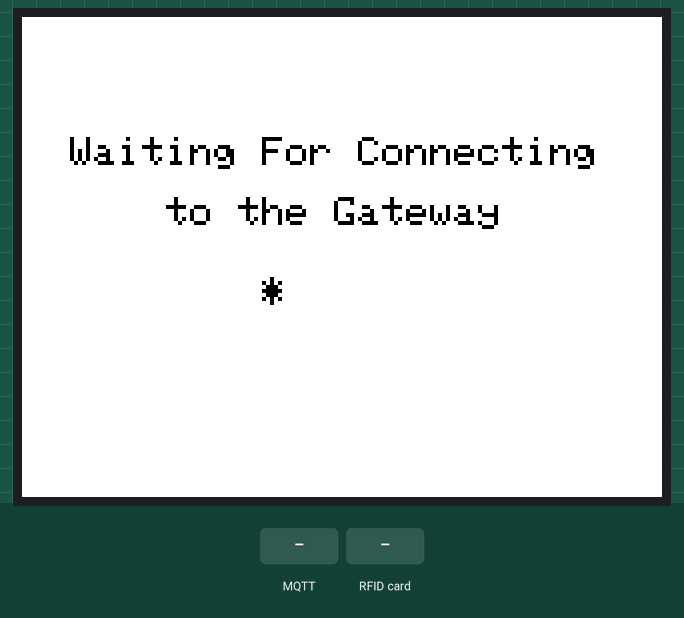
Recording of a sketch running on a simulated Arduino Mega 2560, built with avr-gcc and run on an emulated ATmega2560. Parts: 320×240 colour display. The inputs (shaded band) are chosen by the test bench. No MQTT or app messages arrive unless stated; what the sketch prints to the serial monitor is not drawn.

Above: at 1.6 s.
1.7 s: MQTT message "1" arrives on the first subscribed topic
At 2.9 s:
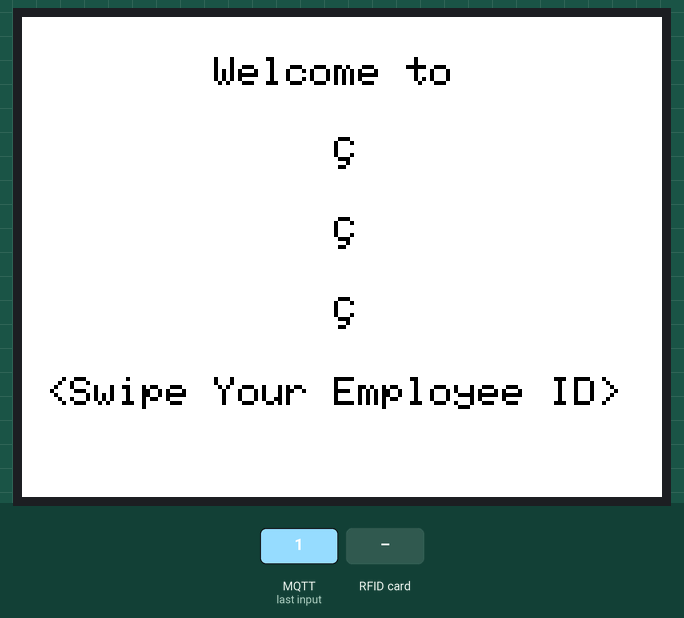
3.2 s: RFID card 5E 7A 19 C4 held to the reader
Timing chart, 0 to 6.2 s (numbered marks = the images above; inputs shaded):
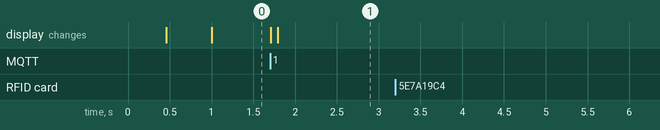

The sketch:

Display_19.3.16.ino
```cpp
// Library For Ethernet Shield
#include<SPI.h>
#include<Ethernet.h>
#include<PubSubClient.h>
#include <ArduinoJson.h>
#include <MFRC522.h>
// Library For TFT Lcd
#include <SPFD5408_Adafruit_GFX.h>
#include <SPFD5408_Adafruit_TFTLCD.h>
#include <SPFD5408_TouchScreen.h>
                    /******TFT LCD STUFF *******/
#if defined(__SAM3X8E__)
    #undef __FlashStringHelper::F(string_literal)
    #define F(string_literal) string_literal
#endif

#define YP A3  // must be an analog pin, use "An" notation!
#define XM A2  // must be an analog pin, use "An" notation!
#define YM 9   // can be a digital pin
#define XP 8   // can be a digital pin
#define TS_MINX 125
#define TS_MINY 85
#define TS_MAXX 965
#define TS_MAXY 905
#define LCD_CS A3
#define LCD_CD A2
#define LCD_WR A1
#define LCD_RD A0
#define LCD_RESET A4
//Colors
#define Black           0x0000
#define Blue            0x001F
#define Green           0x07E0
#define Red             0xF800
#define Yellow          0xFFE0
#define White           0xFFFF
#define Orange          0xFD20
#define Pink            0xF81F
#define MINPRESSURE 10
#define MAXPRESSURE 1000
// Instantiating TouchScreen and LCD
Adafruit_TFTLCD tft(LCD_CS, LCD_CD, LCD_WR, LCD_RD, LCD_RESET);
TouchScreen ts = TouchScreen(XP, YP, XM, YM, 300);
#define BOXSIZE 40
#define PENRADIUS 3
int i=0;
                   /******TFT LCD STUFF ENDS *******/
//Arduino Mac Address
byte mac[] ={0xDE, 0xAD, 0xBE, 0xFF, 0x06, 0xED};
String myMacId = "DE,AD,BE,FF,06,ED";

// LocalServer with MQTT Broker[ Mosquitto]
byte localServer[]={192,168,3,14};

//My arduino's Ip Details
byte ip[]={192,168,3,34};
byte subnet[]={255,255,255,0};
byte gateway[]={192,168,3,1};

//Initializing the Client
EthernetClient ethClient;

//Creating the PubSubClient Object
PubSubClient client(localServer,1883,callback,ethClient);

//Buffers For Storing Values
char message_buff[400];
String msgInfo;
char msgInfo_buff[100];

//Rfid Initialize
byte readCard[4];
String rfidDetail;
String accessStr;
String jsonRfid;
char jsonRfid_buff[100];

// RFID Pin Selection
#define SS_PIN 23
#define RST_PIN 22
MFRC522 mfrc522(SS_PIN, RST_PIN);

//boolean
boolean everyFiveSeconds = false;
boolean gatewayConnect = false;
boolean checkId = false;
boolean showFirstScreen = false;

//Constant Strings used in TFTLCD
const char* welcome ="Welcome to";
const char* swipe ="<Swipe Your Employee ID>";

// Strings
 String getPayload="";
 int getPayloadLength = 0;
 int currentPage = 0;
 static int loopCnt;
 String errorJson="";
 int errorJsonLen=0;
 String topicCallback ="";

// Values For millis() in Dot Function
unsigned long previousMillis = 0; //for dot
const long interval = 1000; //for dot

// Values For millis() in RU_DETAIL_<MAC_ID>
unsigned long previousMillis1 = 0; // RU_DETAIL_<MAC_ID>
const long interval1 = 3000; // RU_DETAIL_<MAC_ID>


const char* errorMsgGlobal;
const char* companyDescGlobal;
const char* plantDescGlobal;
const char* workCenter_01_DescGlobal;

void setup()
{
   Serial.begin(9600);
   Ethernet.begin(mac,ip,gateway,subnet);
   Serial.println(F("Ethernet Begin :"));
   mfrc522.PCD_Init();
   Serial.println(F("Waiting PICCs to be scanned"));
   tft.reset();
   tft.begin(0x9341); // SDFP5408
   tft.setRotation(1);
   while(!client.connected()) {
        Serial.println(F("Trying to connect client to server..."));
        //mqttClientId,WillTopic,willQos,willRetain,willMessage);
        client.connect("Arduino1","RU_<DE,AD,BE,FF,06,ED>", 1, true, "Unexpected Disconnect");
        if(client.connected()) {
            Serial.println ("Success!!,"+ myMacId + " Connected! ");
        }
   }
   if(client.connected()) {
          Serial.println("Sent Data to Broker");
          msgInfo="{{\"Message\": 1}}";
          msgInfo.toCharArray(msgInfo_buff ,100);
          client.publish("client/state/RU_<DE,AD,BE,FF,06,ED>",msgInfo_buff);
          msgInfo="";
          memset(msgInfo_buff,0,100);
          Serial.println("Subscribed to RU_DETAIL_<DE,AD,BE,FF,06,ED>");
          client.subscribe("RU_DETAIL_<DE,AD,BE,FF,06,ED>");
          everyFiveSeconds = true;
          tft.fillScreen(White);
          StartScreen();
       }
 }

void loop(){
    if(client.connected()) {
        if( gatewayConnect == false ){
          dot(120,130,1,Black);
          }
        if(everyFiveSeconds == true) {
           FiveSecond(errorJsonLen);
          }
        if( checkId == true ) {
            getID();
        }
        if( showFirstScreen == true ){
          firstScreen(welcome,companyDescGlobal,plantDescGlobal,workCenter_01_DescGlobal,swipe);
          checkId = true;
          showFirstScreen = false;
        }
    }
  client.loop();
}
void FiveSecond(int errorJsonLen)
{
    unsigned long currentMillis1 = millis();
    msgInfo= "{{\"MAC_ID\" : <DE,AD,BE,FF,06,ED> }}";
    msgInfo.toCharArray(msgInfo_buff ,100);
    while(currentMillis1 - previousMillis1 >= interval1) {
          previousMillis1 = currentMillis1; // {\"MAC_ID\" :<DE,AD,BE,FF,06,ED>}
          client.publish("GET_RU_DETAIL",msgInfo_buff);
          msgInfo="";
          memset(msgInfo_buff,0,100);
          }

    if(getPayloadLength > 0 && topicCallback == "RU_DETAIL_<DE,AD,BE,FF,06,ED>") {
          everyFiveSeconds = false;
          }
    if(getPayloadLength > 0 && topicCallback == "RU_DETAIL_<DE,AD,BE,FF,06,ED>" && errorJsonLen ) {
          everyFiveSeconds = true;
          errorJsonLen = 0;
          errorJson="";
          }
    topicCallback="";
}

void callback(char* topic,byte* payload,unsigned int length)
  {
    for(i=0;i<length;i++){
      message_buff[i]=payload[i];
    }
    // Hav to stop the string so giving \0
    message_buff[i]='\0';
    getPayload = String(message_buff);
    topicCallback = topic;
    getPayloadLength = getPayload.length();
    StaticJsonBuffer<400> jsonBuffer;
    JsonObject& root = jsonBuffer.parseObject(message_buff);
    const char* OPERATOR_ID = root["user"]["OPERATOR_ID"];
    const char* OPERATOR_NAME = root["user"]["OPERATOR_NAME"];
    const char* AUTHENTICATION = root["user"]["AUTHENTICATION"];

    const char* errorMsg = root["ERROR"]["MESSAGE"];

    const char* ruidId = root["RUID"]["ID"];
    const char* macId = root["RUID"]["MACID"];
    const char* companyCode = root["COMPANY"]["CODE"];
    const char* companyDesc = root["COMPANY"]["DESC"];
    const char* plantCode = root["PLANT"]["CODE"];
    const char* plantDesc = root["PLANT"]["DESC"];
    const char* workCenter_01_Code = root["WORKCENTER"]["1"]["CODE"];
    const char* workCenter_01_Desc = root["WORKCENTER"]["1"]["DESC"];
    const char* workCenter_02_Code = root["WORKCENTER"]["2"]["CODE"];
    const char* workCenter_02_Desc = root["WORKCENTER"]["2"]["DESC"];
    const char* workCenter_03_Code = root["WORKCENTER"]["3"]["CODE"];
    const char* workCenter_03_Desc = root["WORKCENTER"]["3"]["DESC"];
    errorJson = errorMsg;
    errorMsgGlobal = errorMsg;
    companyDescGlobal = companyDesc;
    workCenter_01_DescGlobal = workCenter_01_Desc;
    plantDescGlobal = plantDesc;
    errorJsonLen = errorJson.length();
     if(getPayloadLength > 0){
      gatewayConnect = true ;
    }
   if( getPayloadLength > 0 && topicCallback == "RU_DETAIL_<DE,AD,BE,FF,06,ED>" && ( !errorJsonLen ) ){
       everyFiveSeconds = false;
       showFirstScreen = true;
      }
   }
void center( const char* text, byte textSize )
{
// if textSize(1)--> max char 53
// if textSize(2)--> max char 26
// if textSize(3)--> max char 17
// if textSize(4)--> max char 13
// if textSize(5)--> max char 10
  tft.setTextSize(textSize);
  String words=text;
  char str[50];
  int len;

  strcpy(str, text);
  len = strlen(str);
  if( textSize == 1 ){
    int x=0;
    int space= 53;
    x= ( space / 2 ) - ( len / 2 );
    //Serial.println(x);
    for(int i=0; i<=x ;i++){
      tft.print(" ");
    }
    tft.println(str);
   }

    if( textSize == 2 ){
      int x=0;
      int space= 24;
      x= ( space / 2 ) - ( len / 2 );
      //Serial.println(x);
      for(int i=0; i<=x ;i++){
        tft.print(" ");
      }
      tft.println(str);
    }

    if( textSize == 3 ){
      int x=0;
      int space= 17;
      x= ( space / 2 ) - ( len / 2 );
      //Serial.println(x);
      for(int i=0; i<=x ;i++){
        tft.print(" ");
      }
      tft.println(str);
    }

    if( textSize == 4 ){
      int x=0;
      int space= 13;
      x= ( space / 2 ) - ( len / 2 );
      //Serial.println(x);
      for(int i=0; i<=x ;i++){
        tft.print(" ");
      }
      tft.println(str);
    }

    if( textSize == 5 ){
      int x=0;
      int space= 10;
      x= ( space / 2 ) - ( len / 2 );
      //Serial.println(x);
      for(int i=0; i<=x ;i++){
        tft.print(" ");
      }
      tft.println(str);
    }

    memset(str,0,50);
}
void dot( int x, int y, byte size, int color)
{
  //Serial.println(" Iam in Dot");
   if(loopCnt<4){
//    Serial.print("wwww:");
//    Serial.println(loopCnt);
        unsigned long currentMillis = millis();
        while(currentMillis - previousMillis >= interval) {
        previousMillis = currentMillis;
        if(loopCnt == 0){
                 tft.setCursor (x,y);
                 tft.setTextColor(Black);
                 tft.print("*");
                 tft.setCursor (x+20,y);
                 tft.setTextColor(White);
                 tft.print("*");
                 tft.setCursor (x+40,y);
                 tft.setTextColor(White);
                 tft.print("*");
                 }
       else if(loopCnt==1){
           tft.setCursor (x,y);
           tft.setTextColor(Black);
           tft.print("*");
           tft.setCursor (x+20,y);
           tft.setTextColor(Black);
           tft.print("*");
           tft.setCursor (x+40,y);
           tft.setTextColor(White);
           tft.print("*");
           }
      else if(loopCnt==2){
           tft.setCursor (x,y);
           tft.setTextColor(Black);
           tft.print("*");
           tft.setCursor (x+20,y);
           tft.setTextColor(Black);
           tft.print("*");
           tft.setCursor (x+40,y);
           tft.setTextColor(Black);
           tft.print("*");
           }
      else if(loopCnt == 3){
           tft.setCursor (x,y);
           tft.setTextColor(White,White);
           tft.print("*");
           tft.setCursor (x+20,y);
           tft.setTextColor(White,White);
           tft.print("*");
           tft.setCursor (x+40,y);
           tft.setTextColor(White,White);
           tft.print("*");
           }
     loopCnt++;
     if(loopCnt>=4){
       loopCnt=0;
     }

 }
}
}

void StartScreen()
{
    tft.fillScreen(White);
    tft.setTextColor(Black);
    tft.setCursor(0,60);
    const char* text1="Waiting For Connecting";
    center(text1,2);
    tft.setCursor(0,90);
    const char* text2="to the Gateway";
    center(text2,2);
    Serial.println("Start Screen");
}

void getID() {
  // Getting ready for Reading PICCs
  if ( ! mfrc522.PICC_IsNewCardPresent()) { //If a new PICC placed to RFID reader continue
     return;
  }
  if ( ! mfrc522.PICC_ReadCardSerial()) {   //Since a PICC placed get Serial and continue
      return;
  }
  jsonRfid= "{\"RFID \" :\"";
  Serial.println(F("Scanned PICC's UID:"));
  for (int i = 0; i < 4; i++){  //
      readCard[i] = mfrc522.uid.uidByte[i];
      rfidDetail+=readCard[i];
      Serial.print(readCard[i]);
      Serial.print(" ");
    }
    jsonRfid+=rfidDetail;
    jsonRfid+="\"}";
    jsonRfid.toCharArray(jsonRfid_buff,100);
    client.subscribe("<WC_CODE>/OPERATOR_AUTH");
    client.publish("RFID",jsonRfid_buff);
    Serial.println();
    Serial.println(jsonRfid_buff);
    rfidDetail="";
    jsonRfid="";
    memset(jsonRfid_buff,0,100);
    mfrc522.PICC_HaltA(); // Stop reading
  }

void firstScreen(const char* welcome,const char* companyDesc,const char* plantDesc,const char* workCenter_01_Desc,const char* swipe) {
      tft.fillScreen(White);
      tft.setTextColor(Black);
      tft.setCursor(0,20);
      center(welcome,2);
      tft.setCursor(0,60);
      center(companyDesc,2);
      tft.setCursor(0,100);
      center(plantDesc,2);
      tft.setCursor(0,140);
      center(workCenter_01_Desc,2);
      tft.setCursor(0,180);
      center(swipe,2);
}
```

Measured:
- after the input at 1.7 s, the display: first changes at once (image 1 shows a later state)
- after the input at 3.2 s, every drawn part: stays the same
